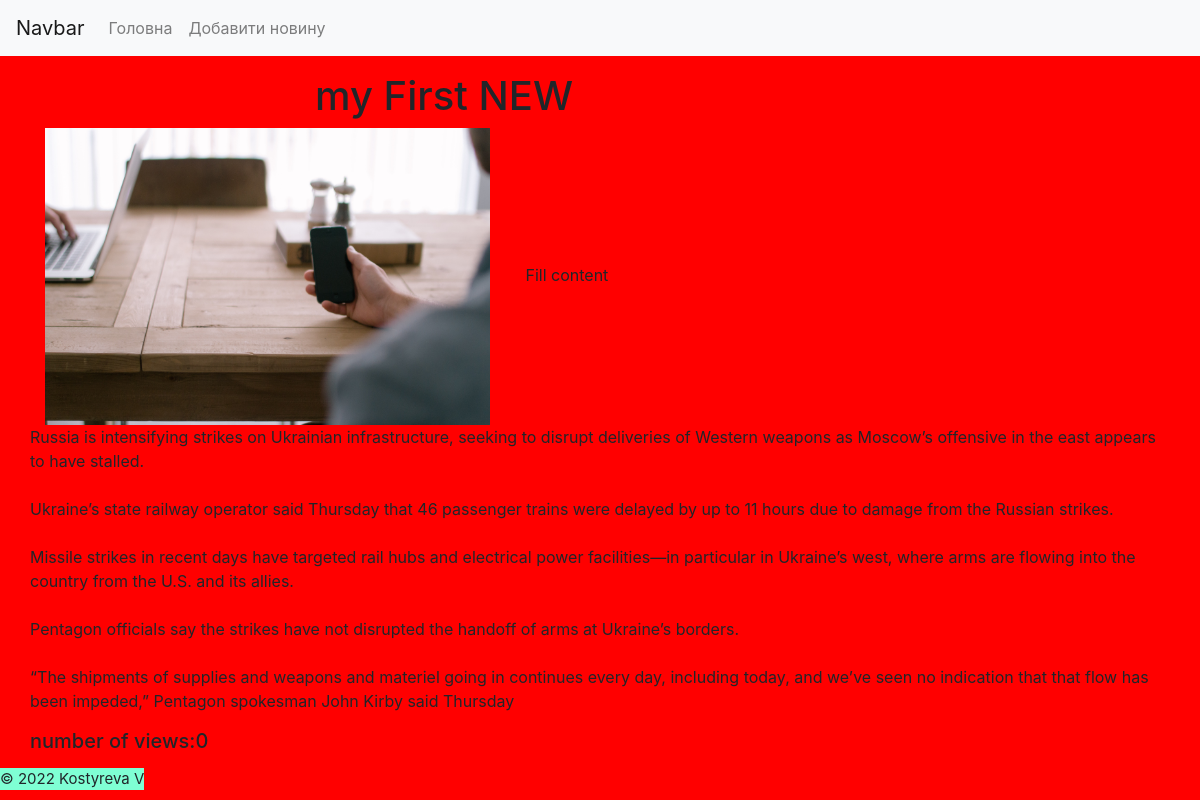
The app's page /article/1/, older data.
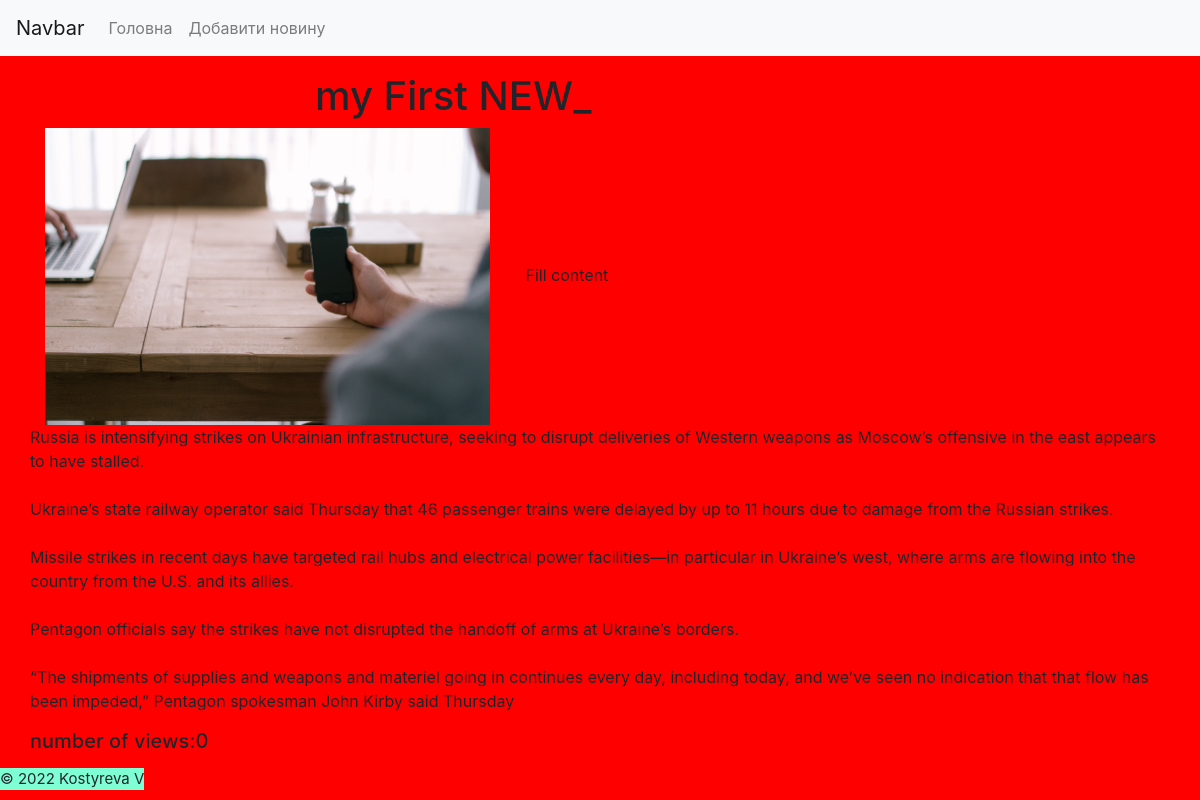
The same page, newer data.
### blog/models.py (models this page shows, shortened)
class News(models.Model):
    title= models.CharField(max_length=150 ) #verb_name  is for admin.site
    content = models.TextField(blank=True)
    created_at = models.DateTimeField(auto_now_add=True, verbose_name='дата створення')
    updated_at = models.DateField(auto_now=True)
    photo = models.ImageField(upload_to='photos/%Y/%m/', blank=True)
    is_published  =models.BooleanField(default=True)
    category = models.ForeignKey('Category', on_delete=models.PROTECT)
    views = models.IntegerField(default=0)
    class Meta:
        verbose_name= 'Новина'
        verbose_name_plural = 'Новини'
        ordering = ['-created_at'] # sort by

### blog/views.py (the view)
# urls.py: path('article/<int:pk>/', ViewNews.as_view(), name='article_detail_url'),
class ViewNews(DetailView):
    model = News
    template_name = 'blog/article_one_news.html'

### blog/Templates/blog/article_one_news.html (shortened to what this page needs)
{% extends 'base.html' %}
{% block card_news_container %}
    <h1> {{ object.title }} </h1>
    <p>{% if object.photo %}
        <img src="{{ object.photo.url }}" title="{{ object.photo.url }}" alt="{{ object.photo.url }}"
        width="350" class="col-md-5 mr-3">
    {% else %}
        <img src="https://picsum.photos/200/200?random=1" title="default_rand_photo" alt="фото заглушка"
        width="350" class="col-md-5 mr-3">
    {% endif %}
    {{ object.content |linebreaksbr }}</p>
    <h5> number of views:{{ object.views }}</h5>
{% endblock %}

### templates/base.html (shortened to what this page needs)
{% load static %}
<!doctype html>
<html lang="en">
<head>
    <link rel="stylesheet" href="https://cdn.jsdelivr.net/npm/bootstrap@4.6.1/dist/css/bootstrap.min.css"
>
        <link rel="stylesheet" href=" {% static 'css/style.css' %}">
</head>
<body>
    <nav class="navbar navbar-expand-lg navbar-light bg-light">
        <a class="navbar-brand" href="{% url 'home' %}">Navbar</a>
        <div class="collapse navbar-collapse" id="navbarSupportedContent">
            <ul class="navbar-nav mr-auto">
                <a class="nav-link" href="{% url 'home' %}"> Головна</a>
                <a class="nav-link" href="{% url 'add_news' %}"> Добавити новину</a>
            </ul>
        </div>
    </nav>
    <div class="container mt-3">
        <div class="row">
            <div class="list-group col-md-3">
            </div>
            {% block card_news_container %}
            {% endblock %}
        </div>
    </div>
    <footer>© 2022 Kostyreva V</footer>
</body>
</html>

### static/css/style.css (style rules this page uses)
body { background-color: red; }
footer { height: 22px; position: fixed; font-size: 15px; bottom: 10px; background-color: aquamarine; text-align: center; }

Row changes from the older to the newer data that the page shows:
changed News: title "my First NEW" → "my First NEW_"
